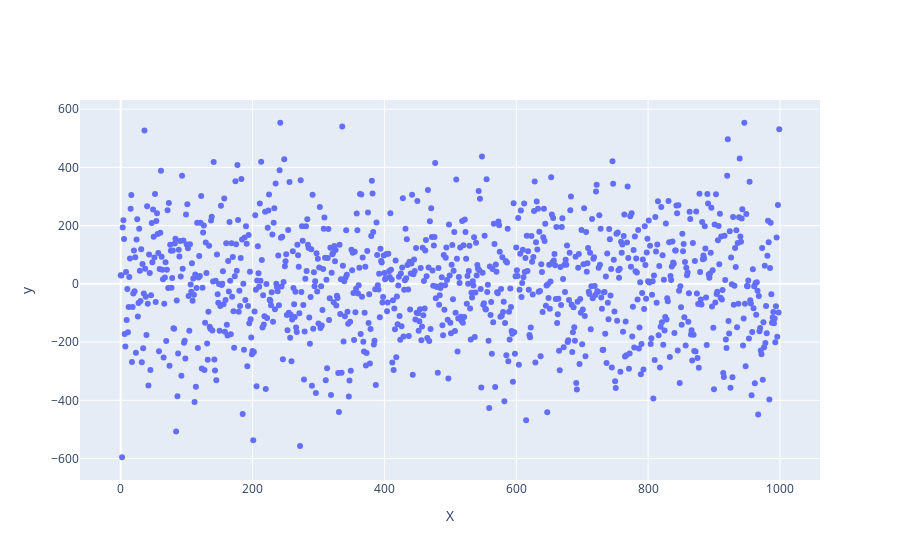

The cell this chart's notebook holds for it:
### Markdown cell above
### Data Loading and Preprocessing

### Code cell
# Generate random data
X, y = make_regression(n_samples=1000, n_features=100)
x = np.arange(0, y.shape[0])
pp.plot_data(x, y, x_label="X", y_label="y")

### Figure 1 — Plotly figure (JSON) as saved in the notebook; plotly's stock layout.template omitted (floating-point values rounded to 4 significant figures; data arrays with more than 128 entries replaced by an {"elided": "..."} marker saying what was removed)
{"data": [{"mode": "markers", "name": "", "text": "", "type": "scatter", "x": {"elided": "1000 int values"}, "y": {"elided": "1000 float values"}}], "layout": {"title": {"text": ""}, "xaxis": {"title": {"text": "X"}}, "yaxis": {"title": {"text": "y"}}}}
